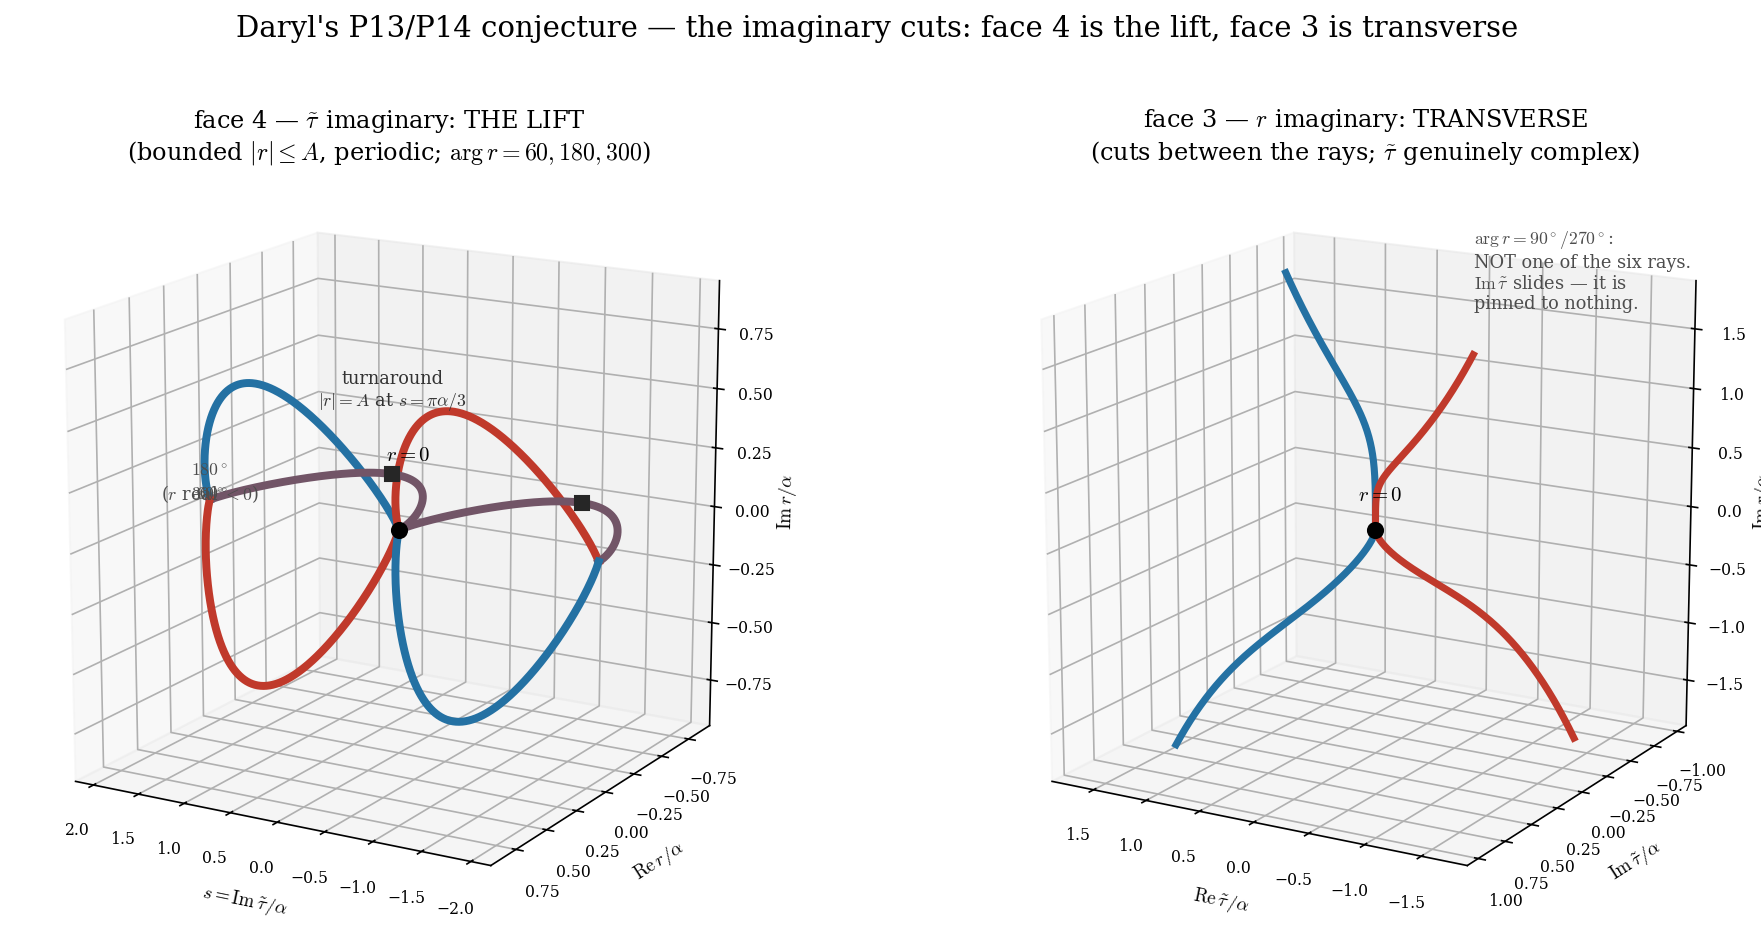

Generate this figure with Python:
"""DARYL'S P13/P14 CONJECTURE -- FACES 3 AND 4: the imaginary cuts.

FACE 4 -- tau~ IMAGINARY (tau~ = i s), r complex.
    w = i sigma, sigma = 3s/2a ;  sinh(i sigma) = i sin sigma  =>  sinh^2 = -sin^2  =>  r^3 <= 0
    => |r| = A |sin(3s/2a)|^{2/3}        arg r = 60, 180, 300
    *** sin IS BOUNDED AND PERIODIC, SO |r| <= A. THE FACE IS BOUNDED. ***
    |r| = A exactly at |sin| = 1, i.e. s = +- pi a/3 -- and A is THE TURNAROUND -(2M a^2)^{1/3}.
    => THIS FACE IS THE LIFT. Face 1 draws the lift as a vertical segment at Re tau~ = 0 with
       Im tau~ : 0 -> +-pi a/3 and |r| : 0 -> A. Face 4 IS that same object, drawn as three rays,
       and it CLOSES: sin(3s/2) has period 4 pi a/3.
    arg r = 180 is r REAL NEGATIVE: the antimatter branch of face 1 lives here, as one of three rays.

FACE 3 -- r IMAGINARY (r = i y), tau~ complex.
    r^3 = -i y^3  =>  sinh(w) = +- (y/A)^{3/2} e^{-i pi/4}  =>  tau~ GENUINELY COMPLEX --
    Im tau~ is not pinned to 0 or +-pi a/3; it SLIDES.
    arg r = 90 / 270, which is NOT one of the six rays (0,60,120,180,240,300).
    => THIS FACE IS TRANSVERSE. It cuts BETWEEN the rays and sees none of them: no r>0 branch
       (r real), no r<0 branch (r real), no sheet. It is the face in the gaps.

TOGETHER WITH FACES 1-2 (see section 4b of the storyboard):
    tau~ real      -> arg r = 0, 120, 240
    tau~ imaginary -> arg r = 60, 180, 300      } SIX RAYS, 60 apart: THE HEXAGON, the A2 roots
    r imaginary    -> arg r = 90, 270           } transverse: between the rays

*** STATUS: A CONJECTURE. The colouring rule extended to these faces is NOT derived, and NOT
species = sign(r) -- on face 4, sign(r) is undefined on two of the three rays, and on face 3 it is
undefined everywhere (r is imaginary). That is the point: no face can settle it. THE RHYME STAYS A
RHYME until A3 works the full C_r x C_tau~ object. ***
"""
import numpy as np, matplotlib; matplotlib.use('Agg'); import matplotlib.pyplot as plt
import matplotlib.colors as mc
from mpl_toolkits.mplot3d import Axes3D  # noqa
plt.rcParams.update({'font.family':'serif','font.size':12,'mathtext.fontset':'cm'})
BLUE, RED = '#2471a3', '#c0392b'
PURPLE = tuple((np.array(mc.to_rgb(RED)) + np.array(mc.to_rgb(BLUE)))/2)
al = 1.0; A = 2**(1/3)*al/np.sqrt(3)

fig = plt.figure(figsize=(13.2, 6.4))

# ---------------- FACE 4: tau~ imaginary -> the LIFT, bounded and periodic ----------------
ax1 = fig.add_subplot(1,2,1, projection='3d')
sp = np.linspace(1e-4, 2*np.pi/3, 400); sn = np.linspace(-2*np.pi/3, -1e-4, 400)
mod4 = lambda s: A*np.abs(np.sin(1.5*s))**(2/3)
# the rule on the complex-r plane: 60 -> Q1 -> blue ; 300 -> Q4 -> red ; 180 -> ON the -Re axis
# (Im r = 0) -> the quadrant boundary -> two in one -> PURPLE. tau~ crossing 0 flips.
RAY4 = {60: (BLUE, RED), 180: (PURPLE, PURPLE), 300: (RED, BLUE)}   # (s>0, s<0)
for deg, (cp, cn) in RAY4.items():
    for s, col in ((sp, cp), (sn, cn)):
        z = mod4(s)*np.exp(1j*np.deg2rad(deg))
        ax1.plot(s, z.real, z.imag, color=col, lw=3.8)
for s0 in (np.pi/3, -np.pi/3):                       # |r| = A : THE TURNAROUND, the bound
    z = A*np.exp(1j*np.deg2rad(180)); ax1.plot([s0],[z.real],[z.imag],'s',color='0.15',ms=7,zorder=9)
ax1.scatter([0],[0],[0], color='k', s=52, zorder=10)
ax1.text(0.14, 0, 0.28, r'$r{=}0$', fontsize=10)
ax1.text(np.pi/3, -A, 0.30, 'turnaround\n$|r|{=}A$ at $s{=}\\pi\\alpha/3$', fontsize=8.5, color='0.2', ha='center')
for deg, lb in [(60,'$60^\\circ$'), (180,'$180^\\circ$\n($r$ real $<0$)'), (300,'$300^\\circ$')]:
    z = mod4(sp[-1])*np.exp(1j*np.deg2rad(deg))
    ax1.text(sp[-1], z.real, z.imag, lb, fontsize=8.5, color='0.3', ha='center')
ax1.set_xlabel(r'$s=\mathrm{Im}\,\tilde\tau/\alpha$', labelpad=3, fontsize=9)
ax1.set_ylabel(r'$\mathrm{Re}\,r/\alpha$', labelpad=3, fontsize=9)
ax1.set_zlabel(r'$\mathrm{Im}\,r/\alpha$', labelpad=1, fontsize=9)
ax1.set_xlim(2.2,-2.2); ax1.set_ylim(0.95,-0.95); ax1.set_zlim(-0.95,0.95)
ax1.tick_params(labelsize=7.5); ax1.view_init(elev=16, azim=-60); ax1.set_box_aspect((1,1,1), zoom=1.06)
ax1.set_title('face 4 — $\\tilde\\tau$ imaginary: THE LIFT\n(bounded $|r|\\leq A$, periodic; $\\arg r=60,180,300$)', fontsize=11.5, pad=-8)

# ---------------- FACE 3: r imaginary -> TRANSVERSE, between the rays ----------------
ax2 = fig.add_subplot(1,2,2, projection='3d')
def tau_of_y(y, sgn):
    u = (abs(y)/A)**1.5
    z = sgn*u*np.exp(-1j*np.pi/4) if y > 0 else sgn*u*np.exp(+1j*np.pi/4)
    return (2/3)*np.arcsinh(z)
for sgn, col in ((+1, BLUE), (-1, RED)):
    for ys in (np.linspace(1e-4, 1.8, 300), np.linspace(-1.8, -1e-4, 300)):
        T = np.array([tau_of_y(y, sgn) for y in ys])
        ax2.plot(T.real, T.imag, ys, color=col, lw=3.4)
ax2.scatter([0],[0],[0], color='k', s=52, zorder=10)
ax2.text(0.16, 0, 0.22, r'$r{=}0$', fontsize=10)
ax2.text(0, -0.95, 1.5, '$\\arg r = 90^\\circ/270^\\circ$:\nNOT one of the six rays.\n$\\mathrm{Im}\\,\\tilde\\tau$ slides — it is\npinned to nothing.', fontsize=8.5, color='0.3')
ax2.set_xlabel(r'$\mathrm{Re}\,\tilde\tau/\alpha$', labelpad=3, fontsize=9)
ax2.set_ylabel(r'$\mathrm{Im}\,\tilde\tau/\alpha$', labelpad=3, fontsize=9)
ax2.set_zlabel(r'$\mathrm{Im}\,r/\alpha$', labelpad=1, fontsize=9)
ax2.set_xlim(1.9,-1.9); ax2.set_ylim(1.1,-1.1); ax2.set_zlim(-1.9,1.9)
ax2.tick_params(labelsize=7.5); ax2.view_init(elev=16, azim=-60); ax2.set_box_aspect((1,1,1), zoom=1.06)
ax2.set_title('face 3 — $r$ imaginary: TRANSVERSE\n(cuts between the rays; $\\tilde\\tau$ genuinely complex)', fontsize=11.5, pad=-8)

fig.suptitle("Daryl's P13/P14 conjecture — the imaginary cuts: face 4 is the lift, face 3 is transverse",
             fontsize=14, y=0.965)
plt.tight_layout(rect=[0,0,1,0.94])
plt.savefig('daryl_p13p14_faces34.pdf', bbox_inches='tight')
plt.savefig('daryl_p13p14_faces34.png', dpi=150, bbox_inches='tight')
print('face 4: |r| <= A =', round(A,4), '; bound reached at s = +-pi/3 =', round(np.pi/3,4), '= the turnaround')
print('face 3: arg r = 90/270 -- between the rays; Im tau~ unpinned')
